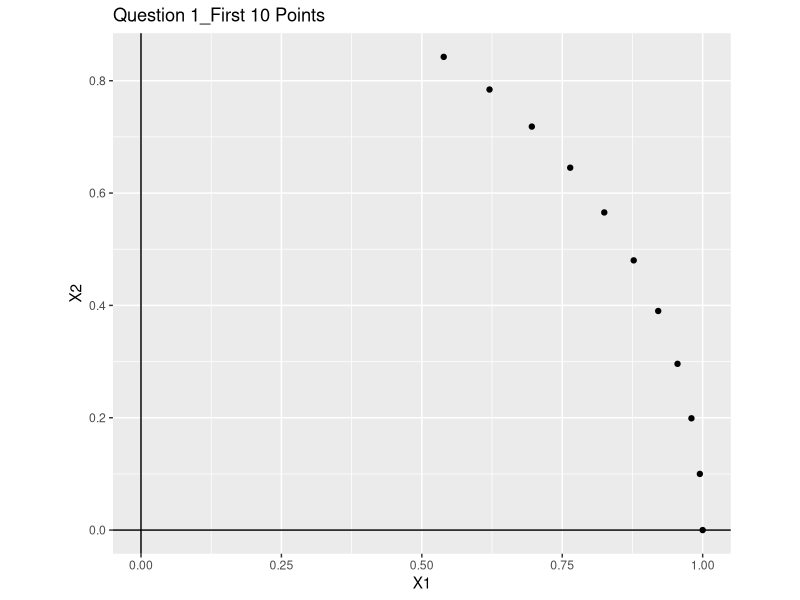
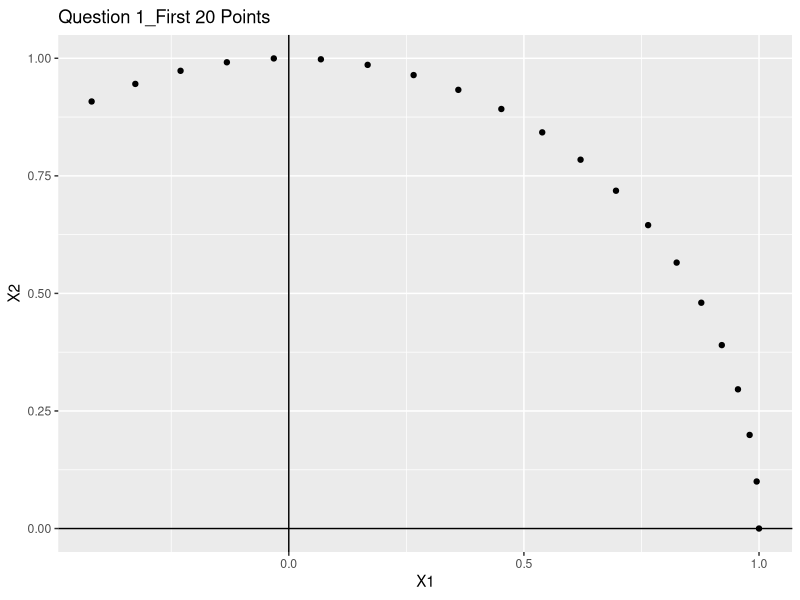
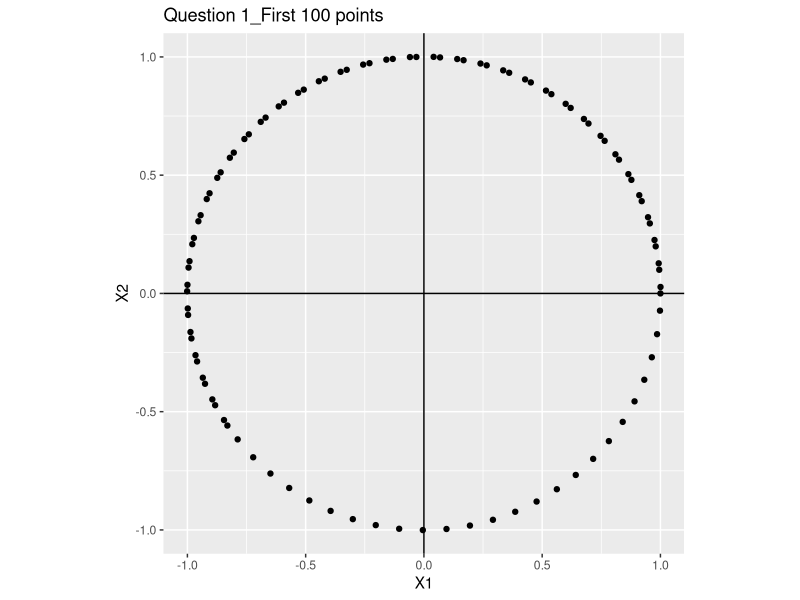
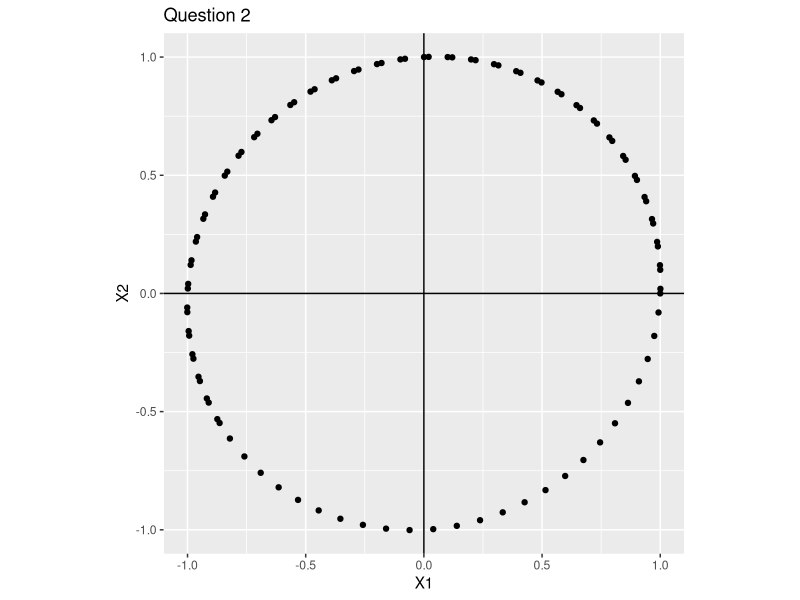
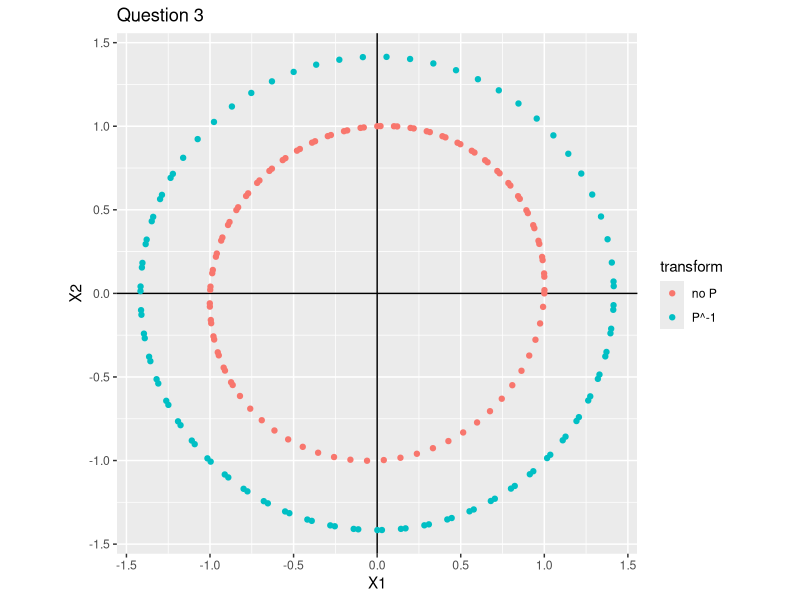
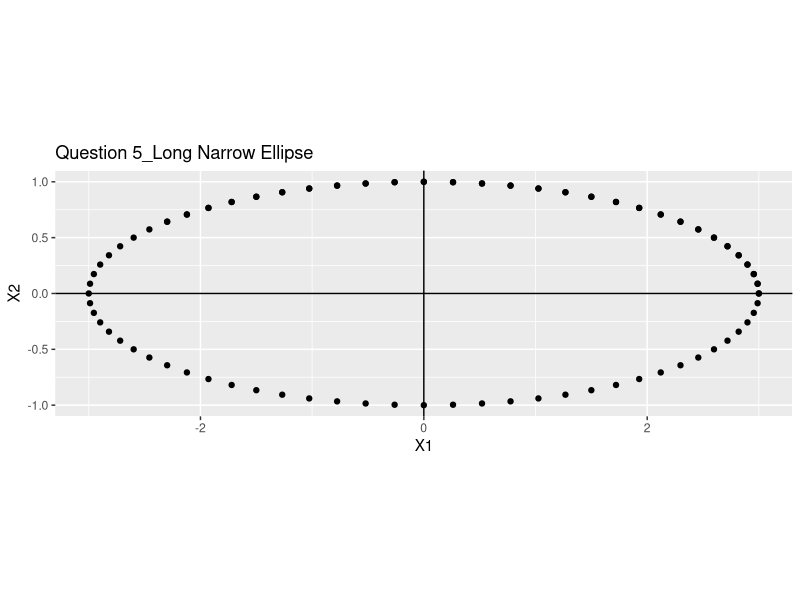
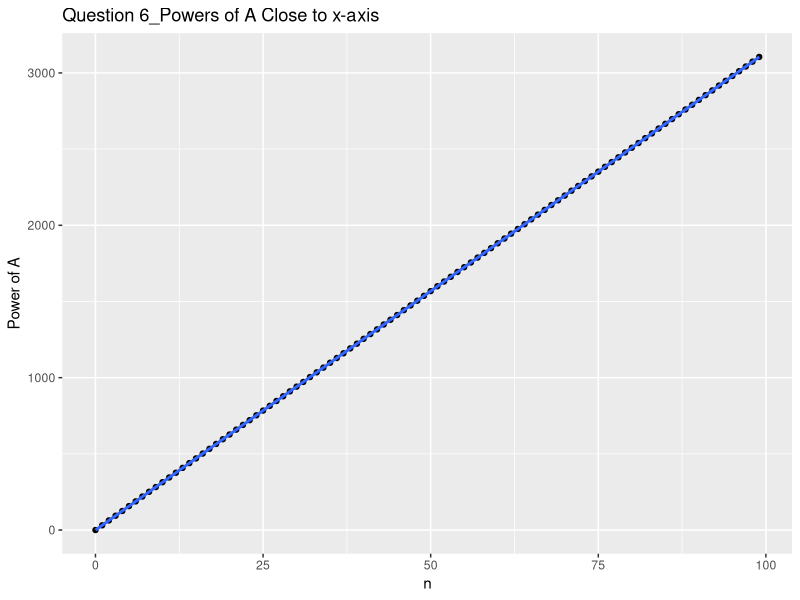
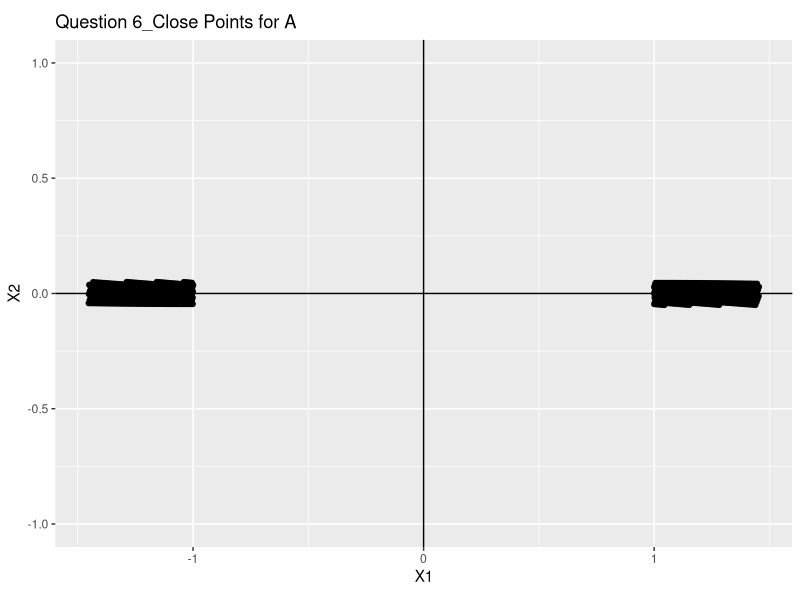

Generate these figures, in order, with R:
library(expm)
library(ggplot2)

# TODOS:
# 1. q1, run function for needed numbers of points and then plot them. 
# 2. q5, find a matrix that will produce the ellispe. run function and plot
# see https://en.wikipedia.org/wiki/Matrix_representation_of_conic_sections
# 3. q6, figure out what you want to define as "close" to X1 and then plot them
# 4. do q7, q8q3


# this will perform most of the computations needed

matrix.rotate <- function(x0, matrot, point){
  # start a list with x0 as its only values
  lst <- c(x0)
  
  # set up x current with the intial conditions
  x.current <- t(x0)
  
  for(i in 1:point){
    x.new <-  matrot %*% x.current
    lst <- c(lst, x.new)
    x.current <- x.new
  }
  print(lst)  
  matrix.final <- matrix(lst, nrow = 2, ncol = point + 1)
  return(matrix.final)
}

# q1 consider x(n+1) = x(n) and Ax(n)
# with A = ((.995,-.1)(.1,.995))
# pick some x in R2 and compute first 10 points
# then first 20, then first 100
#############################
#A should wrtiten in this way
#############################
A = matrix(c(.995, .1, -.1, .995), nrow = 2, ncol = 2)


x0 = matrix(c(1,0), nrow = 1, ncol = 2)

q1.10 <- matrix.rotate(x0, A, 10)
q1.20 <- matrix.rotate(x0, A, 20)
q1.100 <- matrix.rotate(x0, A, 100)

A10_df <- data.frame(t(q1.10))
A20_df <- data.frame(t(q1.20))
A100_df <- data.frame(t(q1.100))

ggplot(data = A10_df, aes(x = X1, y = X2)) +
  geom_hline(aes(yintercept = 0)) +
  geom_vline(aes(xintercept = 0)) +
  geom_point() +
  coord_equal(ratio=1) +
  ggtitle("Question 1_First 10 Points")

ggplot(data = A20_df, aes(x = X1, y = X2)) +
  geom_hline(aes(yintercept = 0)) +
  geom_vline(aes(xintercept = 0)) +
  geom_point() +
  coord_equal(ratio=1) +
  ggtitle("Question 1_First 20 Points")

ggplot(data = A100_df, aes(x = X1, y = X2)) +
  geom_hline(aes(yintercept = 0)) +
  geom_vline(aes(xintercept = 0)) +
  geom_point() +
  coord_equal(ratio=1) +
  ggtitle("Question 1_First 100 points")

# q2 now use B = ((1,-.1),(.1,.99))
# compute first 100 points and plot
#############################
#B should written in this way
#############################
B = matrix(c(1, .1, -.1, .99), nrow = 2, ncol = 2)

q2.100 <- matrix.rotate(x0, B, 5)
#############################################################
# Is here should be 100 instead of 5,as the question stated?#
#############################################################
q2.100 <- matrix.rotate(x0, B, 100)
B100_df <- data.frame(t(q2.100))
B100_df$transform <- "no P"

ggplot(data = B100_df, aes(x = X1, y = X2)) +
  geom_hline(aes(yintercept = 0)) +
  geom_vline(aes(xintercept = 0)) +
  geom_point() +
  coord_equal(ratio=1) +
  ggtitle("Question 2")

# q3 compute the Vr Vi of one of the eigen vectors of B let
# let P = (Vr,Vi) what shape will the points in q2 become
# when mulitiplied by P^-1

P <- matrix(c(0.7071, 0.0354, 0,0.7062), nrow = 2, ncol = 2)
#####################################################################
#P should be matrix(c(0.7071, -0.0354, 0,0.7062), nrow = 2, ncol = 2)
######################################################################
P <- matrix(c(0.7071, 0.0354, 0,-0.7062), nrow = 2, ncol = 2)
P.inverse <- solve(P)

q3 <- P.inverse %*%  q2.100

q3_df <- data.frame(t(q3))
q3_df$transform <- "P^-1"

q2q3_df <- rbind(B100_df, q3_df)

ggplot(data = q2q3_df, aes(x = X1, y = X2, color = transform)) +
  geom_hline(aes(yintercept = 0)) +
  geom_vline(aes(xintercept = 0)) +
  geom_point() +
  coord_equal(ratio=1) +
  ggtitle("Question 3")

# q4 Dianonalize A and B are the Vr Vi of an complex eigen
# vector are they orthogonal
########################
# prove it analytically#
########################



# q5 find a matrix such that the points form a very long narrow
# ellipse
#######################
# I can not come up one:-(
##################################

M = matrix(c(cos(5*pi/180), sin(5*pi/180), -sin(5*pi/180), cos(5*pi/180)), nrow = 2, ncol = 2)
V = matrix(c(3, 0, 0, 1), nrow = 2, ncol = 2)

x0 = matrix(c(1,0), nrow = 1, ncol = 2)

q5.100 <- matrix.rotate(x0, M, 100)

q5.100 <- V%*%q5.100

M100_df <- data.frame(t(q5.100))

ggplot(data = M100_df, aes(x = X1, y = X2)) +
  geom_hline(aes(yintercept = 0)) +
  geom_vline(aes(xintercept = 0)) +
  geom_point() +
  coord_equal(ratio=1) + 
  ggtitle("Question 5_Long Narrow Ellipse")


# q6 for E values of A compute angle by which A rotates points.
# if X(0) = (1,0) find values for n in which X(n) is very close
# the x1 axis. then repeat for B
q6.A30000 <- matrix.rotate(x0, A, 30000)
A30000_df <- data.frame(t(q6.A30000))
A30000_df$ID <- 0:(nrow(A30000_df)-1)   # note indexing by 0 corresponds to power

A30000_df.sub <- subset(A30000_df, abs(X2) < 0.05 )
nA <- A30000_df.sub[1:100,3]            # n's corresponding to close points for A
nA_df <- data.frame(nA)
nA_df$ID <- 0:(nrow(nA_df)-1)

ggplot(data = nA_df, aes(x = ID, y = nA)) +
        geom_point() +
        stat_smooth(formula = y ~ x) + 
        xlab("n") + 
        ylab("Power of A") + 
        ggtitle("Question 6_Powers of A Close to x-axis")

ggplot(data = A30000_df.sub, aes(x = X1, y = X2)) +
        geom_hline(aes(yintercept = 0)) +
        geom_vline(aes(xintercept = 0)) +
        geom_point() +
        ylim(-1,1) + 
        coord_equal(ratio=1) +
        ggtitle("Question 6_Close Points for A")


q6.B30000 <- matrix.rotate(x0, B, 30000)
B30000_df <- data.frame(t(q6.B30000))
B30000_df$ID <- 0:(nrow(A30000_df)-1)   # note indexing by 0 corresponds to power

B30000_df.sub <- subset(B30000_df, abs(X2) < 0.05 )
nB <- B30000_df.sub[1:100,3]            # n's corresponding to close points for B
nB_df <- data.frame(nA)
nB_df$ID <- 0:(nrow(nB_df)-1)

ggplot(data = nB_df, aes(x = ID, y = nB)) +
        geom_point() +
        stat_smooth(formula = y ~ x) + 
        xlab("n") + 
        ylab("Power of B")  +
        ggtitle("Question 6_Powers of B Close to x-axis")


ggplot(data = B30000_df.sub, aes(x = X1, y = X2)) +
        geom_hline(aes(yintercept = 0)) +
        geom_vline(aes(xintercept = 0)) +
        geom_point() +
        ylim(-1,1) + 
        coord_equal(ratio=1) +
        ggtitle("Question 6_Close Points for B")



# q7 compute first 100,000 points affected by A, only plot
# every 314th point, then every 3137th point.

A = matrix(c(.995, .1, -.1, .995), nrow = 2, ncol = 2)

x0 = matrix(c(1,0), nrow = 1, ncol = 2)

q7.100000 <- matrix.rotate(x0, A, 100000)

######################################################################
# here, should write another functions to make it only generates every 
######################################################################
A100000_df <- data.frame(t(q7.100000))

ggplot(data = A100000_df, aes(x = X1, y = X2)) +
  geom_hline(aes(yintercept = 0)) +
  geom_vline(aes(xintercept = 0)) +
  geom_point() +
  coord_equal(ratio=1) +
  ggtitle("Question 7_First 100000 Points")

ggplot(data = A100000_df[seq(1,nrow(A100000_df), by = 314), ], aes(x = X1, y = X2)) +
        geom_hline(aes(yintercept = 0)) +
        geom_vline(aes(xintercept = 0)) +
        geom_point() +
        coord_equal(ratio=1) +
        ggtitle("Question 7_Every 314th Point")

ggplot(data = A100000_df[seq(1,nrow(A100000_df), by = 3137), ], aes(x = X1, y = X2)) +
        geom_hline(aes(yintercept = 0)) +
        geom_vline(aes(xintercept = 0)) +
        geom_point() +
        coord_equal(ratio=1) +
        ggtitle("Question 7_Every 3137th Point")



A100000_df_1000 <- A100000_df[seq(1,nrow(A100000_df), by = 1000), ]
A100000_df_1000$transform <- "1000th"

A100000_df_17000 <- A100000_df[seq(1,nrow(A100000_df), by = 17000), ]
A100000_df_17000$transform <- "17000th"

A100000_df_2 <- rbind(A100000_df_1000,A100000_df_17000)

ggplot(data = A100000_df_2, aes(x = X1, y = X2, color = factor(transform))) +
        geom_hline(aes(yintercept = 0)) +
        geom_vline(aes(xintercept = 0)) +
        geom_point() +
        scale_color_manual(values=c("#000000", "#D55E00")) + 
        coord_equal(ratio=1) +
        ggtitle("Question 7_Every 1000th Point")


# q8 let A+ = 1.01 A solve x(n+1) = A+x(n) and plot first 200
# points repeat for .99A, 1.01B and .99B
# A+ = 1.01 A
A = matrix(c(.995, .1, -.1, .995), nrow = 2, ncol = 2)
Aplus=1.01*A

x0 = matrix(c(1,0), nrow = 1, ncol = 2)

q8.200 <- matrix.rotate(x0, Aplus, 200)
Aplus200_df <- data.frame(t(q8.200))

ggplot(data = Aplus200_df, aes(x = X1, y = X2)) +
  geom_hline(aes(yintercept = 0)) +
  geom_vline(aes(xintercept = 0)) +
  geom_point() +
  coord_equal(ratio=1) +
  ggtitle("Question 8_First 200 Points_1.01A")


#A+ = 0.99A
A = matrix(c(.995, .1, -.1, .995), nrow = 2, ncol = 2)
Apluss=0.99*A

x0 = matrix(c(1,0), nrow = 1, ncol = 2)

q88.200 <- matrix.rotate(x0, Apluss, 200)
Apluss200_df <- data.frame(t(q88.200))

ggplot(data = Apluss200_df, aes(x = X1, y = X2)) +
  geom_hline(aes(yintercept = 0)) +
  geom_vline(aes(xintercept = 0)) +
  geom_point() +
  coord_equal(ratio=1) +
  ggtitle("Question 8_First 200 Points_0.99A")

#B+ = 1.01 B
B = matrix(c(1, .1, -.1, .99), nrow = 2, ncol = 2)
Bplus=1.01*B

x0 = matrix(c(1,0), nrow = 1, ncol = 2)

q8b.200 <- matrix.rotate(x0, Bplus, 200)
Bplus200_df <- data.frame(t(q8b.200))

ggplot(data = Bplus200_df, aes(x = X1, y = X2)) +
  geom_hline(aes(yintercept = 0)) +
  geom_vline(aes(xintercept = 0)) +
  geom_point() +
  coord_equal(ratio=1) +
  ggtitle("Question 8_First 200 Points_1.01B")


#B+ = 0.99B
B = matrix(c(1, .1, -.1, .99), nrow = 2, ncol = 2)
Bpluss=0.99*A

x0 = matrix(c(1,0), nrow = 1, ncol = 2)

q88b.200 <- matrix.rotate(x0, Bpluss, 200)
Bpluss200_df <- data.frame(t(q88b.200))

ggplot(data = Bpluss200_df, aes(x = X1, y = X2)) +
  geom_hline(aes(yintercept = 0)) +
  geom_vline(aes(xintercept = 0)) +
  geom_point() +
  coord_equal(ratio=1) +
  ggtitle("Question 8_First 200 Points_0.99B")
